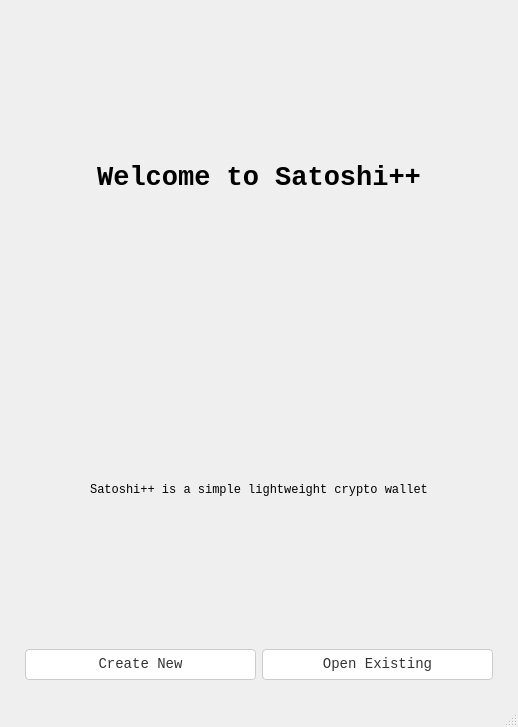
<?xml version="1.0" encoding="UTF-8"?>
<ui version="4.0">
    <class>MainWindow</class>
    <widget class="QMainWindow" name="MainWindow">
        <property name="geometry">
            <rect><x>0</x><y>0</y><width>518</width><height>727</height></rect>
        </property>
        <property name="minimumSize">
            <size><width>518</width><height>727</height></size>
        </property>
        <property name="maximumSize">
            <size><width>518</width><height>727</height></size>
        </property>
        <property name="windowTitle"><string>Satoshi++</string></property>
        <!-- Global button styling -->
        <property name="styleSheet">
            <string>
                QPushButton {
                background-color: #ffffff;
                color: #333333;
                border: 1px solid #cccccc;
                border-radius: 4px;
                padding: 6px 12px;
                font-family: Monospace;
                font-size: 14px;
                }
                QPushButton:hover { background-color: #f5f5f5; }
                QPushButton:pressed { background-color: #e6e6e6; }
                QPushButton:disabled {
                color: #999999;
                border-color: #dddddd;
                }
            </string>
        </property>
        <widget class="QWidget" name="centralwidget">
            <layout class="QVBoxLayout" name="verticalLayoutRoot">
                <item>
                    <widget class="QStackedWidget" name="stackedWidget">

                        <!-- PAGE 0: Home -->
                        <widget class="QWidget" name="pageHome">
                            <layout class="QGridLayout" name="centralGridLayout">
                                <item row="0" column="0">
                                    <spacer name="spacerTop">
                                        <property name="orientation"><enum>Qt::Vertical</enum></property>
                                        <property name="sizeType"><enum>QSizePolicy::Expanding</enum></property>
                                    </spacer>
                                </item>
                                <item row="1" column="0">
                                    <layout class="QVBoxLayout" name="verticalLayoutHome">
                                        <item>
                                            <widget class="QLabel" name="label">
                                                <property name="font"><font><family>Monospace</family><pointsize>20</pointsize><bold>true</bold></font></property>
                                                <property name="text"><string>Welcome to Satoshi++</string></property>
                                                <property name="alignment"><set>Qt::AlignCenter</set></property>
                                            </widget>
                                        </item>
                                        <item>
                                            <widget class="QLabel" name="label_2">
                                                <property name="font"><font><family>Monospace</family></font></property>
                                                <property name="text"><string>Satoshi++ is a simple lightweight crypto wallet</string></property>
                                                <property name="alignment"><set>Qt::AlignCenter</set></property>
                                                <property name="wordWrap"><bool>true</bool></property>
                                            </widget>
                                        </item>
                                        <item>
                                            <layout class="QHBoxLayout" name="horizontalButtonLayout">
                                                <item><spacer name="spacerLeft"><property name="orientation"><enum>Qt::Horizontal</enum></property><property name="sizeType"><enum>QSizePolicy::Expanding</enum></property></spacer></item>
                                                <item><widget class="QPushButton" name="pushButton"><property name="text"><string>Create New</string></property></widget></item>
                                                <item><widget class="QPushButton" name="pushButton_2"><property name="text"><string>Open Existing</string></property></widget></item>
                                                <item><spacer name="spacerRight"><property name="orientation"><enum>Qt::Horizontal</enum></property><property name="sizeType"><enum>QSizePolicy::Expanding</enum></property></spacer></item>
                                            </layout>
                                        </item>
                                    </layout>
                                </item>
                                <item row="2" column="0">
                                    <spacer name="spacerBottomHome">
                                        <property name="orientation"><enum>Qt::Vertical</enum></property>
                                        <property name="sizeType"><enum>QSizePolicy::Expanding</enum></property>
                                    </spacer>
                                </item>
                            </layout>
                        </widget>

                        <!-- PAGE 1: Create Wallet -->
                        <widget class="QWidget" name="pageCreate">
                            <layout class="QVBoxLayout" name="verticalLayoutCreate">
                                <item>
                                    <layout class="QHBoxLayout" name="backLayoutCreate">
                                        <item><widget class="QPushButton" name="backButtonCreate"><property name="text"><string>← Back</string></property></widget></item>
                                        <item><spacer name="spacerBackCreate"><property name="orientation"><enum>Qt::Horizontal</enum></property><property name="sizeType"><enum>QSizePolicy::Expanding</enum></property></spacer></item>
                                    </layout>
                                </item>
                                <item><spacer name="spacerCreateTop"><property name="orientation"><enum>Qt::Vertical</enum></property><property name="sizeType"><enum>QSizePolicy::Expanding</enum></property></spacer></item>
                                <item><widget class="QLabel" name="mnemonicLabel"><property name="font"><font><family>Monospace</family><pointsize>14</pointsize></font></property><property name="alignment"><set>Qt::AlignCenter</set></property><property name="wordWrap"><bool>true</bool></property></widget></item>
                                <item><widget class="QLabel" name="noteLabel"><property name="font"><font><family>Monospace</family><pointsize>12</pointsize><bold>true</bold></font></property><property name="text"><string>Keep this passphrase safe! It is your primary way to access your wallet</string></property><property name="alignment"><set>Qt::AlignCenter</set></property><property name="wordWrap"><bool>true</bool></property></widget></item>
                                <item>
                                    <layout class="QHBoxLayout" name="horizontalLayoutCreateButtons">
                                        <item><spacer name="spacerCreateLeft"><property name="orientation"><enum>Qt::Horizontal</enum></property><property name="sizeType"><enum>QSizePolicy::Expanding</enum></property></spacer></item>
                                        <item><widget class="QPushButton" name="copyButton"><property name="text"><string>Copy</string></property></widget></item>
                                        <item><widget class="QPushButton" name="openWalletButton"><property name="text"><string>Open Wallet</string></property></widget></item>
                                        <item><spacer name="spacerCreateRight"><property name="orientation"><enum>Qt::Horizontal</enum></property><property name="sizeType"><enum>QSizePolicy::Expanding</enum></property></spacer></item>
                                    </layout>
                                </item>
                                <item><spacer name="spacerCreateBottom"><property name="orientation"><enum>Qt::Vertical</enum></property><property name="sizeType"><enum>QSizePolicy::Expanding</enum></property></spacer></item>
                            </layout>
                        </widget>

                        <!-- PAGE 2: Open Existing -->
                        <widget class="QWidget" name="pageExisting">
                            <layout class="QVBoxLayout" name="verticalLayoutExisting">
                                <item>
                                    <layout class="QHBoxLayout" name="backLayoutExisting">
                                        <item><widget class="QPushButton" name="backButtonExisting"><property name="text"><string>← Back</string></property></widget></item>
                                        <item><spacer name="spacerBackExisting"><property name="orientation"><enum>Qt::Horizontal</enum></property><property name="sizeType"><enum>QSizePolicy::Expanding</enum></property></spacer></item>
                                    </layout>
                                </item>
                                <item><spacer name="spacerExistingTop"><property name="orientation"><enum>Qt::Vertical</enum></property><property name="sizeType"><enum>QSizePolicy::Expanding</enum></property></spacer></item>
                                <item><widget class="QLabel" name="existingNoteLabel"><property name="font"><font><family>Monospace</family><pointsize>14</pointsize></font></property><property name="text"><string>Paste your mnemonic</string></property><property name="alignment"><set>Qt::AlignCenter</set></property></widget></item>
                                <item><widget class="QLineEdit" name="mnemonicInput"><property name="minimumSize"><size><width>300</width><height>30</height></size></property><property name="alignment"><set>Qt::AlignCenter</set></property></widget></item>
                                <item><widget class="QPushButton" name="openExistingButton"><property name="text"><string>Open</string></property><property name="minimumSize"><size><width>100</width><height>30</height></size></property></widget></item>
                                <item><spacer name="spacerExistingBottom"><property name="orientation"><enum>Qt::Vertical</enum></property><property name="sizeType"><enum>QSizePolicy::Expanding</enum></property></spacer></item>
                            </layout>
                        </widget>

                        <!-- PAGE 3: Balance -->
                        <widget class="QWidget" name="pageBalance">
                            <layout class="QVBoxLayout" name="verticalLayoutBalance">
                                <item><spacer name="spacerBalanceTop"><property name="orientation"><enum>Qt::Vertical</enum></property><property name="sizeType"><enum>QSizePolicy::Expanding</enum></property></spacer></item>
                                <item><widget class="QLabel" name="balanceInfoLabel"><property name="font"><font><family>Monospace</family><pointsize>18</pointsize><bold>true</bold></font></property><property name="text"><string>Balance: 0 ETH</string></property><property name="alignment"><set>Qt::AlignCenter</set></property><property name="wordWrap"><bool>true</bool></property></widget></item>
                                <item>
                                    <layout class="QHBoxLayout" name="layoutSendReceive">
                                        <item><spacer name="spacerSendLeft"><property name="orientation"><enum>Qt::Horizontal</enum></property><property name="sizeType"><enum>QSizePolicy::Expanding</enum></property></spacer></item>
                                        <item><widget class="QPushButton" name="sendButton"><property name="text"><string>Send</string></property></widget></item>
                                        <item><widget class="QPushButton" name="receiveButton"><property name="text"><string>Receive</string></property></widget></item>
                                        <item><spacer name="spacerSendRight"><property name="orientation"><enum>Qt::Horizontal</enum></property><property name="sizeType"><enum>QSizePolicy::Expanding</enum></property></spacer></item>
                                    </layout>
                                </item>
                                <item><widget class="QListWidget" name="coinList"><property name="minimumSize"><size><width>0</width><height>100</height></size></property><property name="frameShape"><enum>QFrame::NoFrame</enum></property><property name="focusPolicy"><enum>Qt::NoFocus</enum></property><property name="styleSheet"><string>
                                    QListWidget { background: transparent; border: none; font-family: Monospace; font-size:14px; }
                                    QListWidget::item { padding:12px; margin:4px 0; }
                                    QListWidget::item:selected { background:#555; color:#fff; border-radius:5px; border: none; }
                                </string></property></widget></item>
                                <item><spacer name="spacerBalanceBottom"><property name="orientation"><enum>Qt::Vertical</enum></property><property name="sizeType"><enum>QSizePolicy::Expanding</enum></property></spacer></item>
                                <item>
                                    <layout class="QHBoxLayout" name="logoutLayout">
                                        <item><spacer name="spacerLogoutLeft"><property name="orientation"><enum>Qt::Horizontal</enum></property><property name="sizeType"><enum>QSizePolicy::Expanding</enum></property></spacer></item>
                                        <item><widget class="QPushButton" name="logoutButton"><property name="text"><string>Logout</string></property></widget></item>
                                        <item><spacer name="spacerLogoutRight"><property name="orientation"><enum>Qt::Horizontal</enum></property><property name="sizeType"><enum>QSizePolicy::Expanding</enum></property></spacer></item>
                                    </layout>
                                </item>
                            </layout>
                        </widget>

                        <!-- PAGE 4: Receive Address -->
                        <widget class="QWidget" name="pageReceive">
                            <layout class="QVBoxLayout" name="verticalLayoutReceive">
                                <item><spacer name="spacerReceiveTop"><property name="orientation"><enum>Qt::Vertical</enum></property><property name="sizeType"><enum>QSizePolicy::Expanding</enum></property></spacer></item>
                                <item><widget class="QLabel" name="receiveTitleLabel"><property name="font"><font><family>Monospace</family><pointsize>18</pointsize><bold>true</bold></font></property><property name="text"><string>ETHEREUM Address</string></property><property name="alignment"><set>Qt::AlignCenter</set></property></widget></item>
                                <item><widget class="QLabel" name="addressLabel"><property name="font"><font><family>Monospace</family><pointsize>14</pointsize></font></property><property name="text"><string>0x0000…</string></property><property name="alignment"><set>Qt::AlignCenter</set></property><property name="wordWrap"><bool>true</bool></property></widget></item>
                                <item>
                                    <layout class="QHBoxLayout" name="receiveButtonsLayout">
                                        <item><spacer name="spacerReceiveLeft"><property name="orientation"><enum>Qt::Horizontal</enum></property><property name="sizeType"><enum>QSizePolicy::Expanding</enum></property></spacer></item>
                                        <item><widget class="QPushButton" name="copyAddressButton"><property name="text"><string>Copy</string></property><property name="minimumSize"><size><width>100</width><height>30</height></size></property></widget></item>
                                        <item><spacer name="spacerReceiveRight"><property name="orientation"><enum>Qt::Horizontal</enum></property><property name="sizeType"><enum>QSizePolicy::Expanding</enum></property></spacer></item>
                                    </layout>
                                </item>
                                <item>
                                    <layout class="QHBoxLayout" name="backLayoutReceive">
                                        <item><spacer name="spacerBackReceiveLeft"><property name="orientation"><enum>Qt::Horizontal</enum></property><property name="sizeType"><enum>QSizePolicy::Expanding</enum></property></spacer></item>
                                        <item><widget class="QPushButton" name="backButtonReceive"><property name="text"><string>← Back</string></property><property name="minimumSize"><size><width>80</width><height>30</height></size></property></widget></item>
                                        <item><spacer name="spacerBackReceiveRight"><property name="orientation"><enum>Qt::Horizontal</enum></property><property name="sizeType"><enum>QSizePolicy::Expanding</enum></property></spacer></item>
                                    </layout>
                                </item>
                                <item><spacer name="spacerReceiveBottom"><property name="orientation"><enum>Qt::Vertical</enum></property><property name="sizeType"><enum>QSizePolicy::Expanding</enum></property></spacer></item>
                            </layout>
                        </widget>

                        <!-- PAGE 5: Send Transaction -->
                        <widget class="QWidget" name="pageSend">
                            <layout class="QVBoxLayout" name="verticalLayoutSend">
                                <item><spacer name="spacerSendTop"><property name="orientation"><enum>Qt::Vertical</enum></property><property name="sizeType"><enum>QSizePolicy::Expanding</enum></property></spacer></item>
                                <item><widget class="QLabel" name="sendTitleLabel"><property name="font"><font><family>Monospace</family><pointsize>18</pointsize><bold>true</bold></font></property><property name="text"><string>Sending COIN</string></property><property name="alignment"><set>Qt::AlignCenter</set></property></widget></item>
                                <item><widget class="QDoubleSpinBox" name="amountInput"><property name="minimumSize"><size><width>200</width><height>30</height></size></property><property name="decimals"><number>8</number></property><property name="singleStep"><double>0.0001</double></property><property name="alignment"><set>Qt::AlignCenter</set></property></widget></item>
                                <item><widget class="QLineEdit" name="addressInput"><property name="placeholderText"><string>Recipient Address</string></property><property name="minimumSize"><size><width>300</width><height>30</height></size></property><property name="alignment"><set>Qt::AlignCenter</set></property></widget></item>
                                <item>
                                    <layout class="QHBoxLayout" name="sendButtonsLayout">
                                        <item><spacer name="spacerSendButtonsLeft"><property name="orientation"><enum>Qt::Horizontal</enum></property><property name="sizeType"><enum>QSizePolicy::Expanding</enum></property></spacer></item>
                                        <item><widget class="QPushButton" name="sendTxButton"><property name="text"><string>Send</string></property></widget></item>
                                        <item><widget class="QPushButton" name="backButtonSend"><property name="text"><string>← Back</string></property></widget></item>
                                        <item><spacer name="spacerSendButtonsRight"><property name="orientation"><enum>Qt::Horizontal</enum></property><property name="sizeType"><enum>QSizePolicy::Expanding</enum></property></spacer></item>
                                    </layout>
                                </item>
                                <item><spacer name="spacerSendBottom"><property name="orientation"><enum>Qt::Vertical</enum></property><property name="sizeType"><enum>QSizePolicy::Expanding</enum></property></spacer></item>
                            </layout>
                        </widget>

                    </widget>
                </item>
            </layout>
        </widget>
        <widget class="QMenuBar" name="menubar"/>
        <widget class="QStatusBar" name="statusbar"/>
    </widget>
    <resources/>
    <connections/>
</ui>
